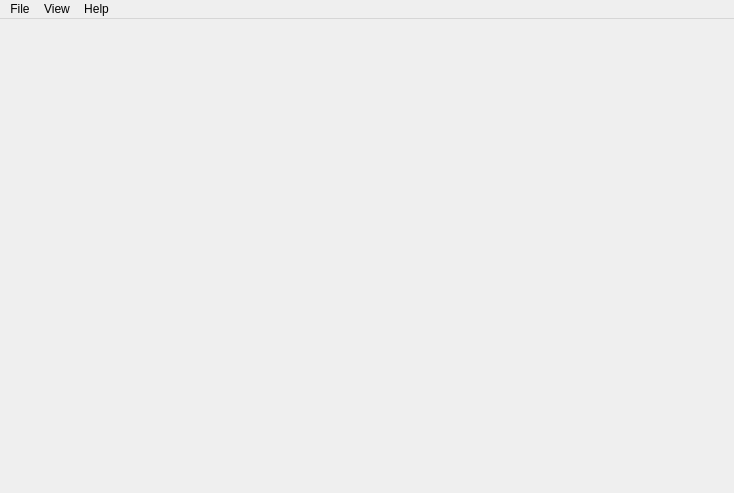
<?xml version="1.0" encoding="UTF-8"?>
<ui version="4.0">
 <class>MainWindow</class>
 <widget class="QMainWindow" name="MainWindow">
  <property name="geometry">
   <rect>
    <x>0</x>
    <y>0</y>
    <width>734</width>
    <height>493</height>
   </rect>
  </property>
  <property name="windowTitle">
   <string>TraceView</string>
  </property>
  <widget class="QWidget" name="centralWidget"/>
  <widget class="QMenuBar" name="menuBar">
   <property name="geometry">
    <rect>
     <x>0</x>
     <y>0</y>
     <width>734</width>
     <height>20</height>
    </rect>
   </property>
   <widget class="QMenu" name="menuFile">
    <property name="title">
     <string>File</string>
    </property>
    <addaction name="actionLoad"/>
    <addaction name="actionReload"/>
   </widget>
   <widget class="QMenu" name="menuView">
    <property name="title">
     <string>View</string>
    </property>
    <addaction name="actionZoom_in"/>
    <addaction name="actionZoom_out"/>
    <addaction name="actionZoom_to_selection"/>
    <addaction name="actionZoom_all"/>
   </widget>
   <widget class="QMenu" name="menuHelp">
    <property name="title">
     <string>Help</string>
    </property>
    <addaction name="actionControls"/>
    <addaction name="actionFile_format"/>
   </widget>
   <addaction name="menuFile"/>
   <addaction name="menuView"/>
   <addaction name="menuHelp"/>
  </widget>
  <action name="actionLoad">
   <property name="text">
    <string>Load</string>
   </property>
   <property name="shortcut">
    <string>Ctrl+L</string>
   </property>
  </action>
  <action name="actionZoom_in">
   <property name="text">
    <string>Zoom in</string>
   </property>
   <property name="shortcut">
    <string>+</string>
   </property>
  </action>
  <action name="actionZoom_out">
   <property name="text">
    <string>Zoom out</string>
   </property>
   <property name="shortcut">
    <string>-</string>
   </property>
  </action>
  <action name="actionZoom_to_selection">
   <property name="text">
    <string>Zoom to selection</string>
   </property>
   <property name="shortcut">
    <string>=</string>
   </property>
  </action>
  <action name="actionZoom_all">
   <property name="text">
    <string>Zoom all</string>
   </property>
  </action>
  <action name="actionReload">
   <property name="text">
    <string>Reload</string>
   </property>
   <property name="shortcut">
    <string>Ctrl+R</string>
   </property>
  </action>
  <action name="actionControls">
   <property name="text">
    <string>Controls</string>
   </property>
   <property name="shortcut">
    <string>F1</string>
   </property>
  </action>
  <action name="actionFile_format">
   <property name="text">
    <string>File format</string>
   </property>
  </action>
 </widget>
 <layoutdefault spacing="6" margin="11"/>
 <resources/>
 <connections/>
</ui>
